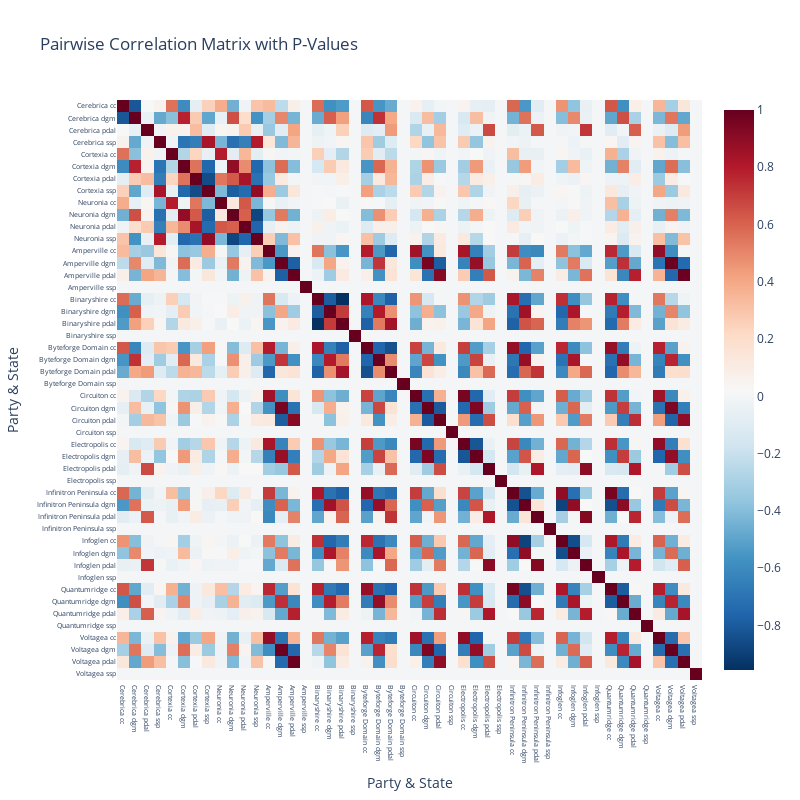

Notebook code cell kept with this figure:
### Code cell
# Modify the function to make the figure square and adjust the orientation of the diagonal
def plot_significant_correlations_square(corr_matrix, p_values_matrix):
    """
    Plots a heatmap of the correlation matrix without annotations, overlaying p-values where appropriate
    on hover. Only shows significant correlations (based on the p_values_matrix). The figure is square
    and the diagonal runs from top-left to bottom-right.
    
    Parameters:
    - corr_matrix: DataFrame containing correlations
    - p_values_matrix: DataFrame containing p-values
    
    Returns: Plotly Figure
    """
    
    # Convert DataFrames to numpy for easier element-wise operations
    corr_values = corr_matrix.to_numpy()
    p_values = p_values_matrix.to_numpy()
    
    # Create hovertext matrix: show correlation and p-value for each cell
    hovertext = []
    for i in range(corr_values.shape[0]):
        hovertext_row = []
        for j in range(corr_values.shape[1]):
            text = f"{corr_matrix.columns[i].replace('_', ' ').replace(' share', '')} - {corr_matrix.index[j].replace('_', ' ').replace(' share', '')}<br>Correlation: {corr_values[i, j]:.4f}<br>P-Value: {p_values[i, j]:.4f}"
            hovertext_row.append(text)
        hovertext.append(hovertext_row)

    # Create heatmap
    fig = go.Figure(data=go.Heatmap(
                    z=np.flipud(corr_values),  # Flip the matrix upside down for correct orientation
                    x=corr_matrix.columns.str.replace('_', ' ').str.replace(' share', ''),
                    y=corr_matrix.index[::-1].str.replace('_', ' ').str.replace(' share', ''),  # Invert for correct orientation
                    hoverinfo='text',
                    text=np.flipud(hovertext),  # Flip the hovertext as well
                    reversescale=True,
                    colorscale='RdBu')) # Agsunset
    
    # Add titles and labels
    fig.update_layout(
        title='Pairwise Correlation Matrix with P-Values',
        xaxis=dict(title='Party & State', tickfont=dict(size=7)),
        yaxis=dict(title='Party & State', tickfont=dict(size=7)),
        autosize=False,
        width=800,
        height=800  # Square figure
    )
    
    return fig

# Create the plot with hover text only, formatted axis labels, and square figure
fig_square = plot_significant_correlations_square(significant_corr_matrix, p_values_matrix)
fig_square.show()
fig_square.write_html(f'{ROOT_DIR}/plots/static_plots/correlation_matrix.html')

### Figure 1 — Plotly figure (JSON) as saved in the notebook; plotly's stock layout.template omitted (floating-point values rounded to 4 significant figures; data arrays with more than 128 entries replaced by an {"elided": "..."} marker saying what was removed)
{"data": [{"colorscale": [[0, "rgb(103,0,31)"], [0.1, "rgb(178,24,43)"], [0.2, "rgb(214,96,77)"], [0.3, "rgb(244,165,130)"], [0.4, "rgb(253,219,199)"], [0.5, "rgb(247,247,247)"], [0.6, "rgb(209,229,240)"], [0.7, "rgb(146,197,222)"], [0.8, "rgb(67,147,195)"], [0.9, "rgb(33,102,172)"], [1, "rgb(5,48,97)"]], "hoverinfo": "text", "reversescale": true, "text": {"elided": "48x48 str values"}, "type": "heatmap", "x": ["Cerebrica cc", "Cerebrica dgm", "Cerebrica pdal", "Cerebrica ssp", "Cortexia cc", "Cortexia dgm", "Cortexia pdal", "Cortexia ssp", "Neuronia cc", "Neuronia dgm", "Neuronia pdal", "Neuronia ssp", "Amperville cc", "Amperville dgm", "Amperville pdal", "Amperville ssp", "Binaryshire cc", "Binaryshire dgm", "Binaryshire pdal", "Binaryshire ssp", "Byteforge Domain cc", "Byteforge Domain dgm", "Byteforge Domain pdal", "Byteforge Domain ssp", "Circuiton cc", "Circuiton dgm", "Circuiton pdal", "Circuiton ssp", "Electropolis cc", "Electropolis dgm", "Electropolis pdal", "Electropolis ssp", "Infinitron Peninsula cc", "Infinitron Peninsula dgm", "Infinitron Peninsula pdal", "Infinitron Peninsula ssp", "Infoglen cc", "Infoglen dgm", "Infoglen pdal", "Infoglen ssp", "Quantumridge cc", "Quantumridge dgm", "Quantumridge pdal", "Quantumridge ssp", "Voltagea cc", "Voltagea dgm", "Voltagea pdal", "Voltagea ssp"], "y": ["Voltagea ssp", "Voltagea pdal", "Voltagea dgm", "Voltagea cc", "Quantumridge ssp", "Quantumridge pdal", "Quantumridge dgm", "Quantumridge cc", "Infoglen ssp", "Infoglen pdal", "Infoglen dgm", "Infoglen cc", "Infinitron Peninsula ssp", "Infinitron Peninsula pdal", "Infinitron Peninsula dgm", "Infinitron Peninsula cc", "Electropolis ssp", "Electropolis pdal", "Electropolis dgm", "Electropolis cc", "Circuiton ssp", "Circuiton pdal", "Circuiton dgm", "Circuiton cc", "Byteforge Domain ssp", "Byteforge Domain pdal", "Byteforge Domain dgm", "Byteforge Domain cc", "Binaryshire ssp", "Binaryshire pdal", "Binaryshire dgm", "Binaryshire cc", "Amperville ssp", "Amperville pdal", "Amperville dgm", "Amperville cc", "Neuronia ssp", "Neuronia pdal", "Neuronia dgm", "Neuronia cc", "Cortexia ssp", "Cortexia pdal", "Cortexia dgm", "Cortexia cc", "Cerebrica ssp", "Cerebrica pdal", "Cerebrica dgm", "Cerebrica cc"], "z": {"elided": "48x48 float values"}}], "layout": {"autosize": false, "height": 800, "title": {"text": "Pairwise Correlation Matrix with P-Values"}, "width": 800, "xaxis": {"tickfont": {"size": 7}, "title": {"text": "Party & State"}}, "yaxis": {"tickfont": {"size": 7}, "title": {"text": "Party & State"}}}}
